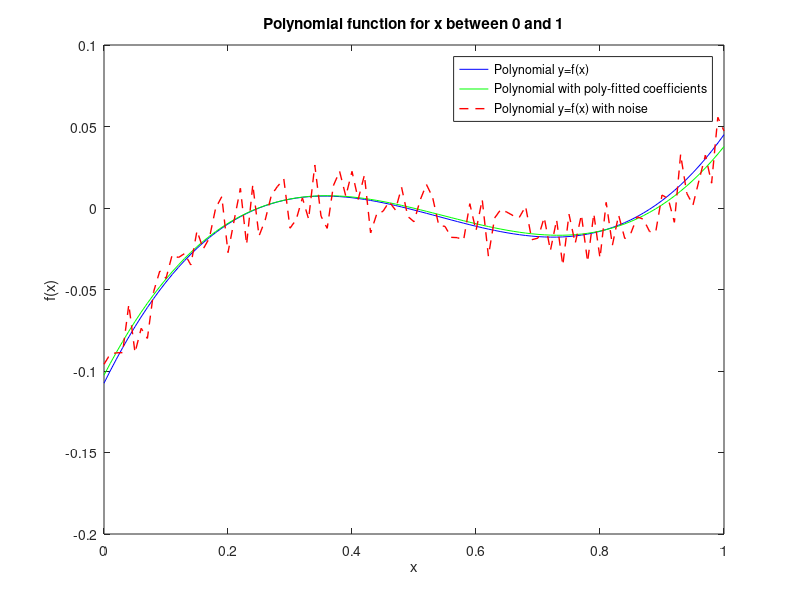

The MATLAB source for this figure:
x = [0:0.01:1];
function y = f (x, A, B, C, D);
  y = A*x^3+B*x^2+C*x+D;
endfunction;
sx = size(x);
topval = sx(1,2);
yval = zeros(1,topval);
for t = 1:topval,
  yval(1,t) = f (x(1,t), 1, -1.62, 0.77251, -0.10750525);
endfor;
y_noise = zeros(1, topval);
for l = 1:topval,
  y_noise(1,l) = yval(1,l) + rand()*0.04+-0.02;
endfor;
coeff = polyfit(x,y_noise,3);
y_fit = zeros(1,topval);
for m = 1:topval,
  y_fit(1,m) = f (x(1,m), coeff(1,1), coeff(1,2), coeff(1,3), coeff(1,4));
endfor;
plot(x,yval, 'b', 'Linewidth', 0.5); hold on
plot(x,y_fit, 'g', 'Linewidth', 0.5); hold on
plot(x,y_noise, 'r--', 'Linewidth', 1); title("Polynomial function for x between 0 and 1");xlabel("x");ylabel("f(x)");legend("Polynomial y=f(x)", "Polynomial with poly-fitted coefficients", "Polynomial y=f(x) with noise");
expression = ['y = ' num2str(coeff(1,1)) 'x^3 + ' num2str(coeff(1,2)) 'x^2 + ' num2str(coeff(1,3)) 'x + ' num2str(coeff(1,4))]
disp("The original polynomial used is:"), disp("y = x^3 - 1.62x^2 + 0.77251x - 0.10750525");
disp("A = "), disp(coeff(1,1));
disp("B = "), disp(coeff(1,2));
disp("C = "), disp(coeff(1,3));
disp("D = "), disp(coeff(1,4));
disp("The final fitted polynomial is given as:"), disp(expression);
